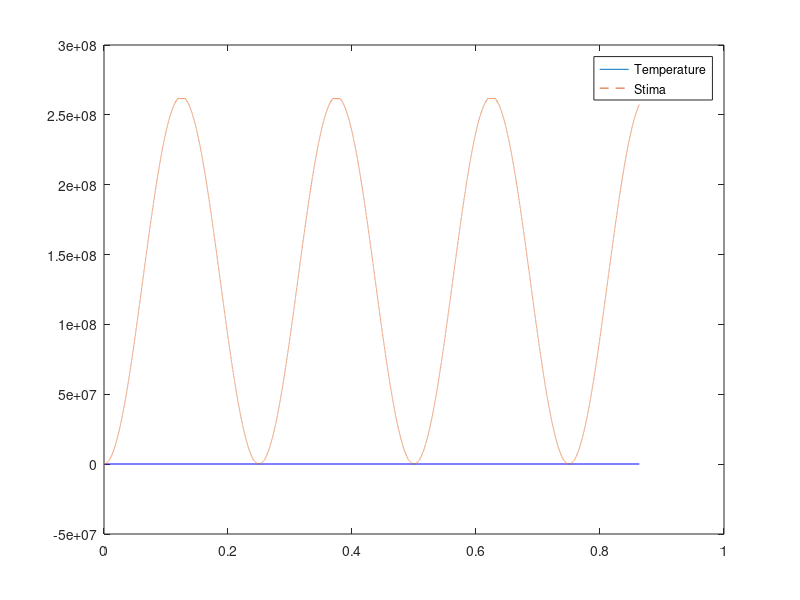

Here is the MATLAB script that generated this plot:
clear all
close all
% dTemp=T-Te
% C*(dT/dt)= -k1(T-Te) + k2Iq + K3Iq_rms + k4Id + k5Id_rms + k10Pw +
% k11pw_rms +k20Vel + k21Vel_rms

load("test_20220111_181745.mat");

t_days=(experiment.time-experiment.time(1))';
t_minutes=(t_days)*24*60;
t=t_days;
T=experiment.Temperature;
Te=T(1);
Id_rms=experiment.Id;
Id=experiment.mean_Id.^2;
Iq_rms=experiment.Iq;
Iq=experiment.mean_Iq.^2;
Iout_rms=experiment.Iout;
Iout=experiment.mean_Iout.^2;
Vout_rms=experiment.Vout;
Vout=experiment.mean_Vout.^2;
vel_rms=experiment.Speed;
vel=experiment.mean_Speed.^2;

Temp=T-Te;
Pw_rms=Iout_rms.*Vout_rms;
Pws=Iout.*Vout;

param=[vel_rms,vel];

coef=Temp\param;
Stima=coef*param';

figure(1)
plot(t,Temp)
hold on
plot(t,Stima,'--')
legend('Temperature','Stima')

